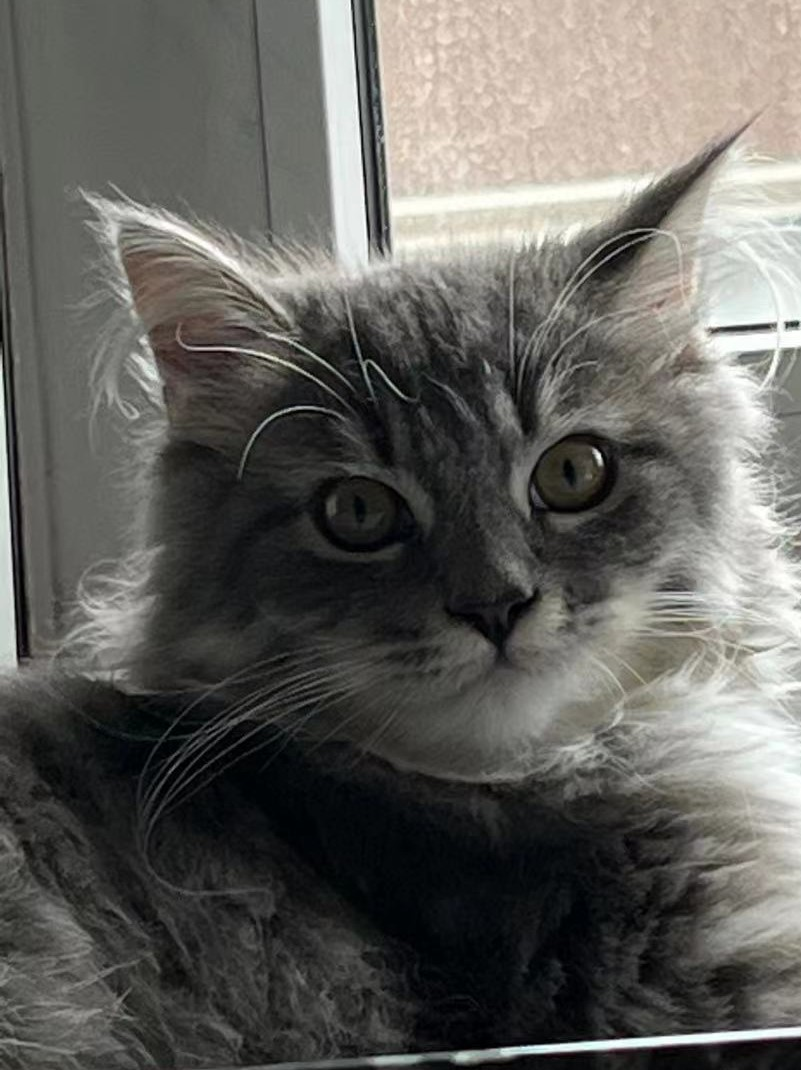
#> input picture Ex03/guagua.jpg, 801 x 1070 px
$ python FourierTransform.py
#> lines starting #> are read from the running program, lines starting #| are printed output that depends on the picture
'''

Created on 05.10.2016
Modified on 09.07.2022
@author: Xingjian KANG[ev00ykob], Jin HUANG[an46ykim] & Lu TIAN[ga94cice]

'''

import numpy as np
import matplotlib.pyplot as plt
import cv2
from PalmprintAlignmentAutomatic import palmPrintAlignment
# do not import more modules!


# [16 lines left out: function polarToKart, not called in this run]


def calculateMagnitudeSpectrum(img) -> np.ndarray:
    '''
    use the fft to generate a magnitude spectrum and shift it to the image center.
    Hint: This can be done with numpy :)
    :param img: row binarized and aligned image as ndarray
    :return: magnitude, but convert into decibel!
    '''
    # TODO: FFT in 2D and then shift, then dB conversion,
    # np.fft.fft2: 2D discrete Fourier Transform
    # np.fft.fftshift: shift the zero-frequency component to the center of the spectrum
    shifted = np.fft.fftshift(np.fft.fft2(img))
    magnitude_dB = np.log10(np.abs(shifted)) * 20  # dB Conversion
    return magnitude_dB


# [60 lines left out: functions extractRingFeatures, extractFanFeatures, calcuateFourierParameters, not called in this run]


if __name__ == '__main__':
    img = cv2.imread("guagua.jpg", cv2.IMREAD_GRAYSCALE)
#> img: shape (1070, 801); min 0, max 255, mean 96.7
    magnitude = calculateMagnitudeSpectrum(img)
#> in calculateMagnitudeSpectrum, `magnitude_dB = np.log10(np.abs(shifted)) * 20`:
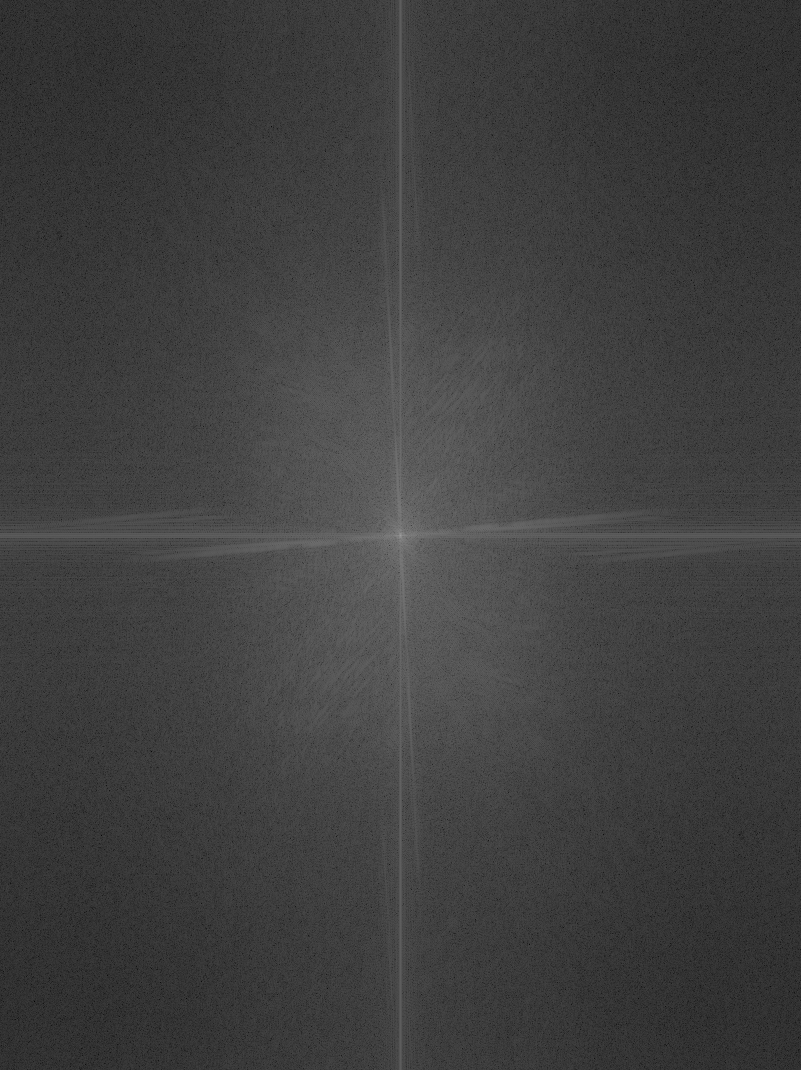
#> magnitude_dB: shape (1070, 801) float64; min 1.83, max 158.4, mean 63.7
    plt.subplot(1, 2, 1)
    plt.imshow(img, 'gray')
    plt.subplot(1, 2, 2)
    plt.imshow(magnitude, 'gray')
    plt.show()
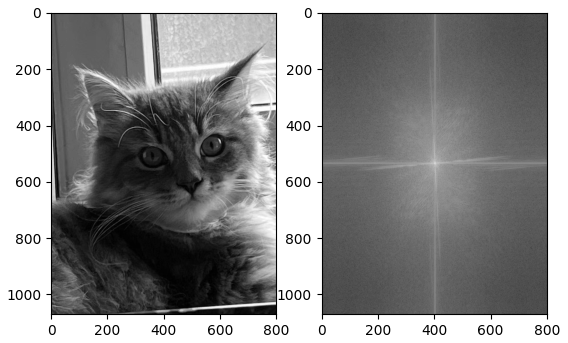
#> figure drawn by matplotlib, 2 panels
    # [11 lines of commented-out code are left out]

$ run again, with Ex03/HandKXJ.jpg copied over Ex03/guagua.jpg
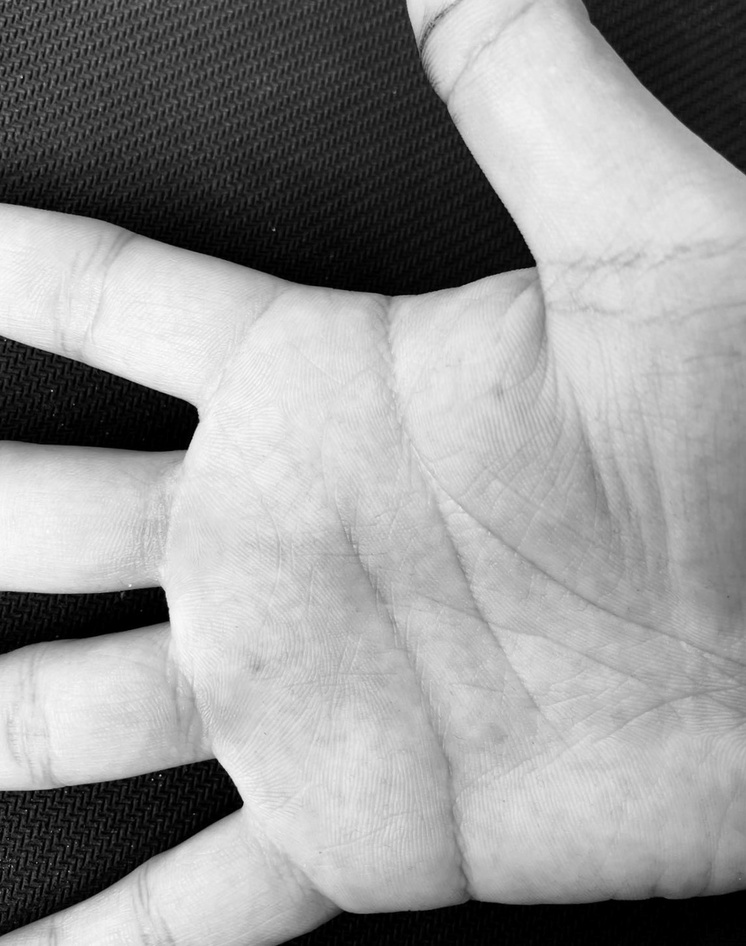
#> input picture Ex03/HandKXJ.jpg, 746 x 946 px, shrunk from 1144 x 1452 before the run
#> img is the input picture: shape (946, 746); min 0, max 254, mean 150
#> `plt.show()`:
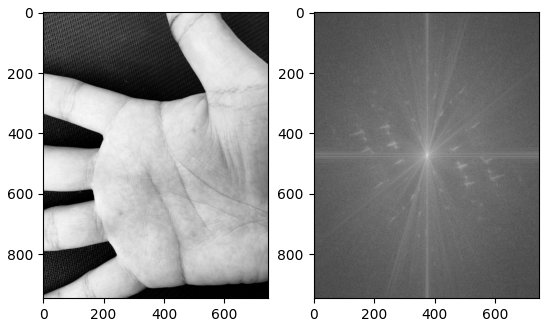
#> figure drawn by matplotlib, 2 panels

$ run again, with Ex03/PalmCYC.jpg copied over Ex03/guagua.jpg
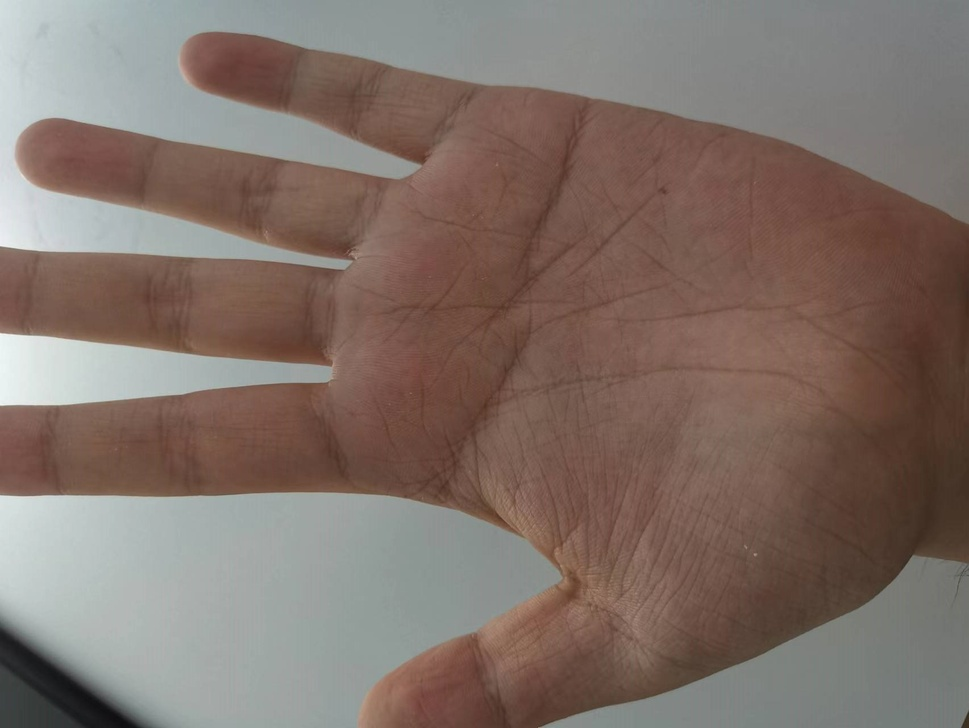
#> input picture Ex03/PalmCYC.jpg, 969 x 728 px, shrunk from 1705 x 1280 before the run
#> `img = cv2.imread("guagua.jpg", cv2.IMREAD_GRAYSCALE)`:
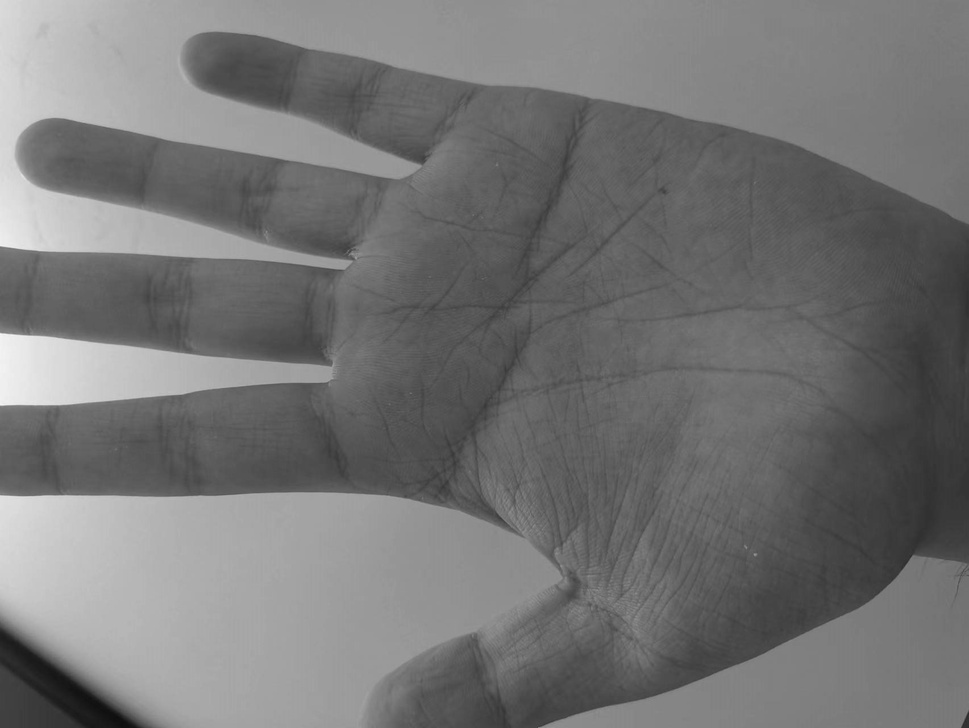
#> img: shape (728, 969); min 13, max 248, mean 116.6
#> `plt.show()`:
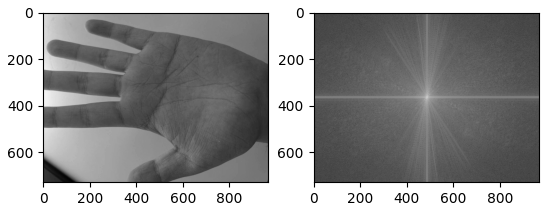
#> figure drawn by matplotlib, 2 panels

$ run again, with Ex03/PalmLJS.jpg copied over Ex03/guagua.jpg
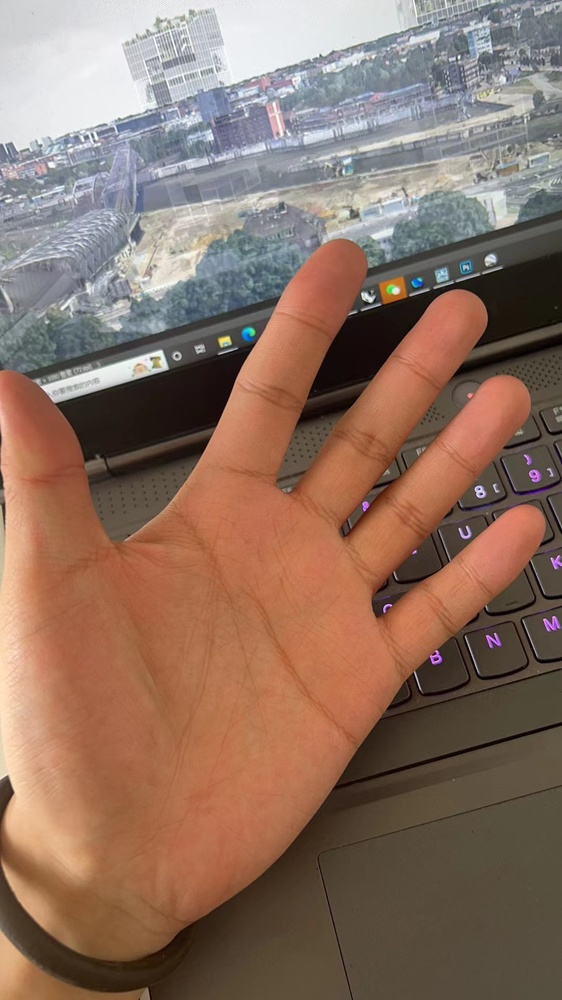
#> input picture Ex03/PalmLJS.jpg, 562 x 1000 px, shrunk from 1080 x 1920 before the run
#> `img = cv2.imread("guagua.jpg", cv2.IMREAD_GRAYSCALE)`:
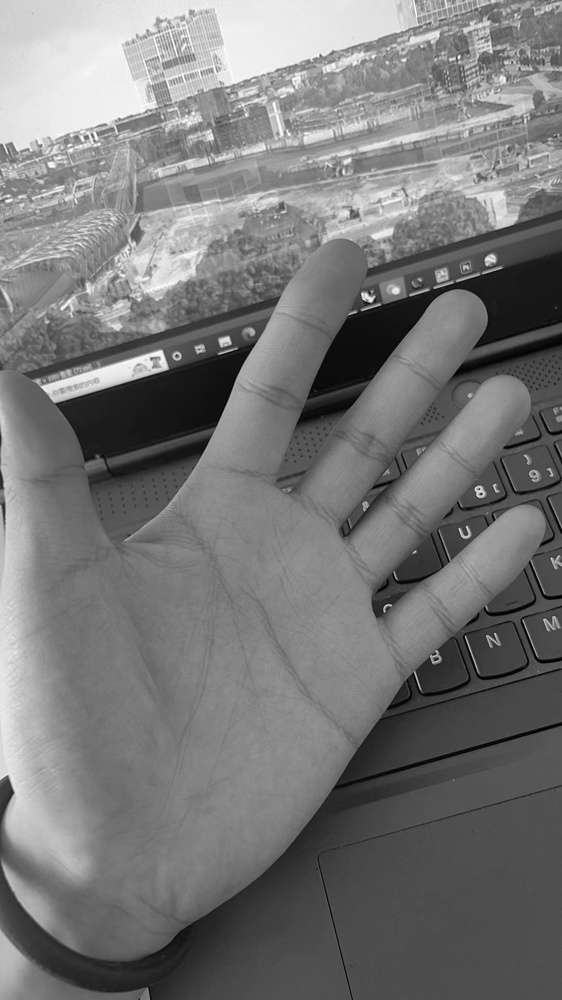
#> img: shape (1000, 562); min 0, max 255, mean 119.9
#> `plt.show()`:
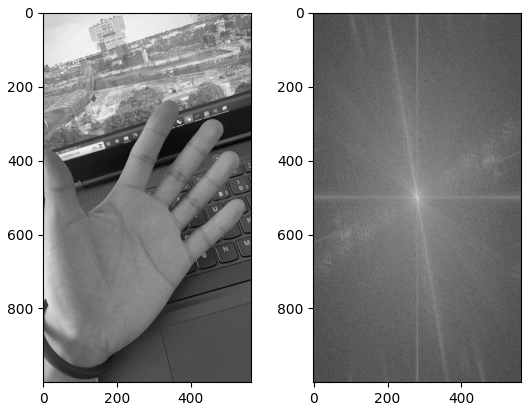
#> figure drawn by matplotlib, 2 panels
